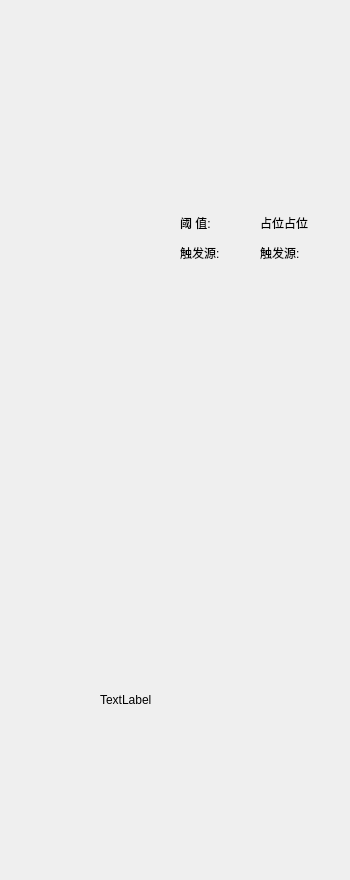
<?xml version="1.0" encoding="UTF-8"?>
<ui version="4.0">
 <class>Statusbar</class>
 <widget class="QWidget" name="Statusbar">
  <property name="geometry">
   <rect>
    <x>0</x>
    <y>0</y>
    <width>350</width>
    <height>880</height>
   </rect>
  </property>
  <property name="minimumSize">
   <size>
    <width>350</width>
    <height>880</height>
   </size>
  </property>
  <property name="maximumSize">
   <size>
    <width>350</width>
    <height>880</height>
   </size>
  </property>
  <property name="windowTitle">
   <string>Statusbar</string>
  </property>
  <widget class="QLabel" name="label">
   <property name="geometry">
    <rect>
     <x>0</x>
     <y>0</y>
     <width>350</width>
     <height>880</height>
    </rect>
   </property>
   <property name="minimumSize">
    <size>
     <width>350</width>
     <height>880</height>
    </size>
   </property>
   <property name="maximumSize">
    <size>
     <width>350</width>
     <height>880</height>
    </size>
   </property>
   <property name="styleSheet">
    <string notr="true">
background-image: url(:/Statusbar/Group 10448.png);</string>
   </property>
   <property name="text">
    <string/>
   </property>
  </widget>
  <widget class="QLabel" name="HeartRate_label">
   <property name="geometry">
    <rect>
     <x>60</x>
     <y>50</y>
     <width>280</width>
     <height>150</height>
    </rect>
   </property>
   <property name="minimumSize">
    <size>
     <width>280</width>
     <height>150</height>
    </size>
   </property>
   <property name="maximumSize">
    <size>
     <width>280</width>
     <height>150</height>
    </size>
   </property>
   <property name="text">
    <string/>
   </property>
  </widget>
  <widget class="QLabel" name="HighBloodPressure_label">
   <property name="geometry">
    <rect>
     <x>100</x>
     <y>310</y>
     <width>200</width>
     <height>90</height>
    </rect>
   </property>
   <property name="minimumSize">
    <size>
     <width>200</width>
     <height>90</height>
    </size>
   </property>
   <property name="maximumSize">
    <size>
     <width>200</width>
     <height>90</height>
    </size>
   </property>
   <property name="text">
    <string/>
   </property>
  </widget>
  <widget class="QLabel" name="LowBloodPressure_label">
   <property name="geometry">
    <rect>
     <x>100</x>
     <y>424</y>
     <width>200</width>
     <height>80</height>
    </rect>
   </property>
   <property name="minimumSize">
    <size>
     <width>200</width>
     <height>80</height>
    </size>
   </property>
   <property name="maximumSize">
    <size>
     <width>200</width>
     <height>80</height>
    </size>
   </property>
   <property name="text">
    <string/>
   </property>
  </widget>
  <widget class="QLabel" name="CounterpulsationPressure_label">
   <property name="geometry">
    <rect>
     <x>100</x>
     <y>650</y>
     <width>200</width>
     <height>100</height>
    </rect>
   </property>
   <property name="minimumSize">
    <size>
     <width>200</width>
     <height>100</height>
    </size>
   </property>
   <property name="maximumSize">
    <size>
     <width>200</width>
     <height>100</height>
    </size>
   </property>
   <property name="text">
    <string>TextLabel</string>
   </property>
  </widget>
  <widget class="QLabel" name="Anti_embolismPressureAlarm_label">
   <property name="geometry">
    <rect>
     <x>290</x>
     <y>775</y>
     <width>40</width>
     <height>30</height>
    </rect>
   </property>
   <property name="minimumSize">
    <size>
     <width>40</width>
     <height>30</height>
    </size>
   </property>
   <property name="maximumSize">
    <size>
     <width>40</width>
     <height>30</height>
    </size>
   </property>
   <property name="text">
    <string/>
   </property>
  </widget>
  <widget class="QLabel" name="QuenchingFrequency_label">
   <property name="geometry">
    <rect>
     <x>301</x>
     <y>825</y>
     <width>30</width>
     <height>30</height>
    </rect>
   </property>
   <property name="minimumSize">
    <size>
     <width>30</width>
     <height>30</height>
    </size>
   </property>
   <property name="maximumSize">
    <size>
     <width>30</width>
     <height>30</height>
    </size>
   </property>
   <property name="text">
    <string/>
   </property>
  </widget>
  <widget class="QLabel" name="mm_label">
   <property name="geometry">
    <rect>
     <x>10</x>
     <y>208</y>
     <width>61</width>
     <height>30</height>
    </rect>
   </property>
   <property name="minimumSize">
    <size>
     <width>61</width>
     <height>30</height>
    </size>
   </property>
   <property name="maximumSize">
    <size>
     <width>61</width>
     <height>30</height>
    </size>
   </property>
   <property name="text">
    <string/>
   </property>
  </widget>
  <widget class="QLabel" name="voluntarily_label">
   <property name="geometry">
    <rect>
     <x>10</x>
     <y>238</y>
     <width>61</width>
     <height>30</height>
    </rect>
   </property>
   <property name="minimumSize">
    <size>
     <width>61</width>
     <height>30</height>
    </size>
   </property>
   <property name="maximumSize">
    <size>
     <width>61</width>
     <height>30</height>
    </size>
   </property>
   <property name="text">
    <string/>
   </property>
  </widget>
  <widget class="QLabel" name="label_4">
   <property name="geometry">
    <rect>
     <x>180</x>
     <y>208</y>
     <width>80</width>
     <height>30</height>
    </rect>
   </property>
   <property name="minimumSize">
    <size>
     <width>80</width>
     <height>30</height>
    </size>
   </property>
   <property name="maximumSize">
    <size>
     <width>80</width>
     <height>30</height>
    </size>
   </property>
   <property name="text">
    <string>阈 值:</string>
   </property>
  </widget>
  <widget class="QLabel" name="ThresholdValue_label">
   <property name="geometry">
    <rect>
     <x>260</x>
     <y>208</y>
     <width>80</width>
     <height>30</height>
    </rect>
   </property>
   <property name="minimumSize">
    <size>
     <width>80</width>
     <height>30</height>
    </size>
   </property>
   <property name="maximumSize">
    <size>
     <width>80</width>
     <height>30</height>
    </size>
   </property>
   <property name="text">
    <string>占位占位</string>
   </property>
  </widget>
  <widget class="QLabel" name="label_6">
   <property name="geometry">
    <rect>
     <x>180</x>
     <y>238</y>
     <width>80</width>
     <height>30</height>
    </rect>
   </property>
   <property name="minimumSize">
    <size>
     <width>80</width>
     <height>30</height>
    </size>
   </property>
   <property name="maximumSize">
    <size>
     <width>80</width>
     <height>30</height>
    </size>
   </property>
   <property name="text">
    <string>触发源:</string>
   </property>
  </widget>
  <widget class="QLabel" name="TriggerSource_label">
   <property name="geometry">
    <rect>
     <x>260</x>
     <y>238</y>
     <width>80</width>
     <height>30</height>
    </rect>
   </property>
   <property name="minimumSize">
    <size>
     <width>80</width>
     <height>30</height>
    </size>
   </property>
   <property name="maximumSize">
    <size>
     <width>80</width>
     <height>30</height>
    </size>
   </property>
   <property name="text">
    <string>触发源:</string>
   </property>
  </widget>
  <widget class="QLabel" name="MeanBloodPressure_label">
   <property name="geometry">
    <rect>
     <x>144</x>
     <y>504</y>
     <width>112</width>
     <height>76</height>
    </rect>
   </property>
   <property name="minimumSize">
    <size>
     <width>112</width>
     <height>76</height>
    </size>
   </property>
   <property name="maximumSize">
    <size>
     <width>112</width>
     <height>76</height>
    </size>
   </property>
   <property name="text">
    <string/>
   </property>
  </widget>
 </widget>
 <resources>
  <include location="../resource/Statusbar/Statusbar.qrc"/>
 </resources>
 <connections/>
</ui>
